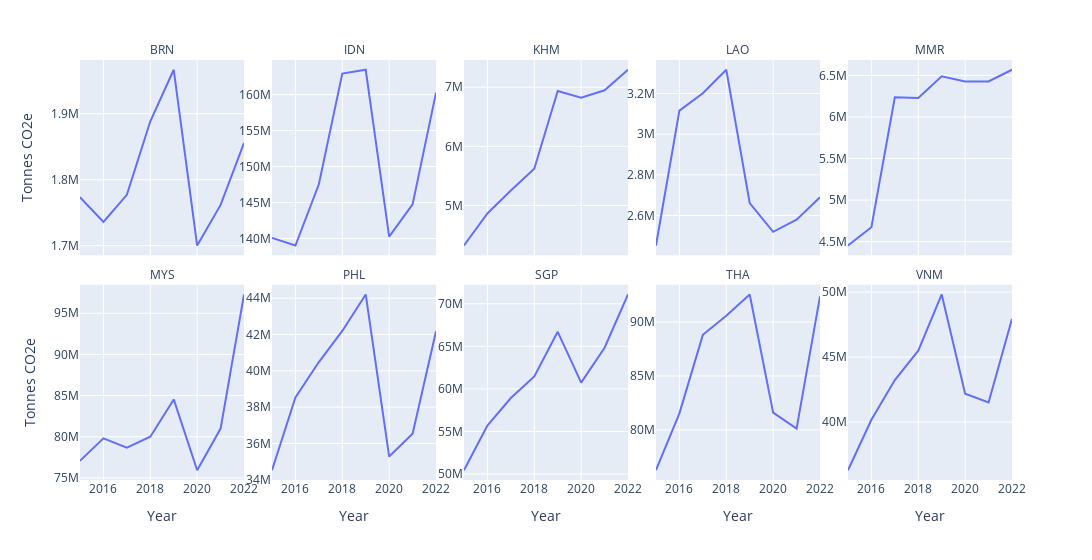

Notebook code for this chart:
### Code cell
df_transport_group = df_transport.groupby(["iso3_country","sector","Year"],as_index=False)[["emissions_quantity"]].sum()

fig = px.line(df_transport_group,x="Year",y="emissions_quantity",facet_col="iso3_country",facet_col_wrap=5,width=2000,facet_col_spacing=0.03)

fig.update_yaxes(matches=None)
fig.for_each_yaxis(lambda yaxis: yaxis.update(showticklabels=True))
fig.for_each_annotation(lambda a: a.update(text=a.text.split("=")[1]))
fig.for_each_trace(lambda t: t.update(name=t.name.split("=")[0]))

fig.update_layout(
    yaxis=dict(
        title_text="Tonnes CO2e",
    ),    
    yaxis6=dict(
        title_text="Tonnes CO2e",
    ),  )


fig.show()

### Figure 1 — Plotly figure (JSON) as saved in the notebook; plotly's stock layout.template omitted (floating-point values rounded to 4 significant figures)
{"data": [{"hovertemplate": "iso3_country=BRN<br>Year=%{x}<br>emissions_quantity=%{y}<extra></extra>", "legendgroup": "", "line": {"color": "#636efa", "dash": "solid"}, "marker": {"symbol": "circle"}, "mode": "lines", "name": "", "orientation": "v", "showlegend": false, "type": "scatter", "x": [2015, 2016, 2017, 2018, 2019, 2020, 2021, 2022], "xaxis": "x6", "y": [1773000.0, 1736000.0, 1777000.0, 1889000.0, 1967000.0, 1700000.0, 1762000.0, 1856000.0], "yaxis": "y6"}, {"hovertemplate": "iso3_country=IDN<br>Year=%{x}<br>emissions_quantity=%{y}<extra></extra>", "legendgroup": "", "line": {"color": "#636efa", "dash": "solid"}, "marker": {"symbol": "circle"}, "mode": "lines", "name": "", "orientation": "v", "showlegend": false, "type": "scatter", "x": [2015, 2016, 2017, 2018, 2019, 2020, 2021, 2022], "xaxis": "x7", "y": [140100000.0, 139000000.0, 147500000.0, 162900000.0, 163400000.0, 140300000.0, 144700000.0, 160300000.0], "yaxis": "y7"}, {"hovertemplate": "iso3_country=KHM<br>Year=%{x}<br>emissions_quantity=%{y}<extra></extra>", "legendgroup": "", "line": {"color": "#636efa", "dash": "solid"}, "marker": {"symbol": "circle"}, "mode": "lines", "name": "", "orientation": "v", "showlegend": false, "type": "scatter", "x": [2015, 2016, 2017, 2018, 2019, 2020, 2021, 2022], "xaxis": "x8", "y": [4321000.0, 4864000.0, 5252000.0, 5620000.0, 6936000.0, 6823000.0, 6950000.0, 7296000.0], "yaxis": "y8"}, {"hovertemplate": "iso3_country=LAO<br>Year=%{x}<br>emissions_quantity=%{y}<extra></extra>", "legendgroup": "", "line": {"color": "#636efa", "dash": "solid"}, "marker": {"symbol": "circle"}, "mode": "lines", "name": "", "orientation": "v", "showlegend": false, "type": "scatter", "x": [2015, 2016, 2017, 2018, 2019, 2020, 2021, 2022], "xaxis": "x9", "y": [2452000.0, 3116000.0, 3202000.0, 3317000.0, 2661000.0, 2520000.0, 2579000.0, 2690000.0], "yaxis": "y9"}, {"hovertemplate": "iso3_country=MMR<br>Year=%{x}<br>emissions_quantity=%{y}<extra></extra>", "legendgroup": "", "line": {"color": "#636efa", "dash": "solid"}, "marker": {"symbol": "circle"}, "mode": "lines", "name": "", "orientation": "v", "showlegend": false, "type": "scatter", "x": [2015, 2016, 2017, 2018, 2019, 2020, 2021, 2022], "xaxis": "x10", "y": [4453000.0, 4674000.0, 6236000.0, 6228000.0, 6489000.0, 6428000.0, 6426000.0, 6568000.0], "yaxis": "y10"}, {"hovertemplate": "iso3_country=MYS<br>Year=%{x}<br>emissions_quantity=%{y}<extra></extra>", "legendgroup": "", "line": {"color": "#636efa", "dash": "solid"}, "marker": {"symbol": "circle"}, "mode": "lines", "name": "", "orientation": "v", "showlegend": false, "type": "scatter", "x": [2015, 2016, 2017, 2018, 2019, 2020, 2021, 2022], "xaxis": "x", "y": [77080000.0, 79810000.0, 78690000.0, 80000000.0, 84540000.0, 75940000.0, 81000000.0, 97280000.0], "yaxis": "y"}, {"hovertemplate": "iso3_country=PHL<br>Year=%{x}<br>emissions_quantity=%{y}<extra></extra>", "legendgroup": "", "line": {"color": "#636efa", "dash": "solid"}, "marker": {"symbol": "circle"}, "mode": "lines", "name": "", "orientation": "v", "showlegend": false, "type": "scatter", "x": [2015, 2016, 2017, 2018, 2019, 2020, 2021, 2022], "xaxis": "x2", "y": [34530000.0, 38530000.0, 40480000.0, 42200000.0, 44210000.0, 35280000.0, 36530000.0, 42180000.0], "yaxis": "y2"}, {"hovertemplate": "iso3_country=SGP<br>Year=%{x}<br>emissions_quantity=%{y}<extra></extra>", "legendgroup": "", "line": {"color": "#636efa", "dash": "solid"}, "marker": {"symbol": "circle"}, "mode": "lines", "name": "", "orientation": "v", "showlegend": false, "type": "scatter", "x": [2015, 2016, 2017, 2018, 2019, 2020, 2021, 2022], "xaxis": "x3", "y": [50450000.0, 55690000.0, 58920000.0, 61450000.0, 66700000.0, 60740000.0, 64830000.0, 71090000.0], "yaxis": "y3"}, {"hovertemplate": "iso3_country=THA<br>Year=%{x}<br>emissions_quantity=%{y}<extra></extra>", "legendgroup": "", "line": {"color": "#636efa", "dash": "solid"}, "marker": {"symbol": "circle"}, "mode": "lines", "name": "", "orientation": "v", "showlegend": false, "type": "scatter", "x": [2015, 2016, 2017, 2018, 2019, 2020, 2021, 2022], "xaxis": "x4", "y": [76260000.0, 81530000.0, 88810000.0, 90590000.0, 92550000.0, 81600000.0, 80120000.0, 92370000.0], "yaxis": "y4"}, {"hovertemplate": "iso3_country=VNM<br>Year=%{x}<br>emissions_quantity=%{y}<extra></extra>", "legendgroup": "", "line": {"color": "#636efa", "dash": "solid"}, "marker": {"symbol": "circle"}, "mode": "lines", "name": "", "orientation": "v", "showlegend": false, "type": "scatter", "x": [2015, 2016, 2017, 2018, 2019, 2020, 2021, 2022], "xaxis": "x5", "y": [36300000.0, 40180000.0, 43240000.0, 45500000.0, 49820000.0, 42190000.0, 41520000.0, 47950000.0], "yaxis": "y5"}], "layout": {"annotations": [{"font": {}, "showarrow": false, "text": "MYS", "x": 0.088, "xanchor": "center", "xref": "paper", "y": 0.465, "yanchor": "bottom", "yref": "paper"}, {"font": {}, "showarrow": false, "text": "PHL", "x": 0.294, "xanchor": "center", "xref": "paper", "y": 0.465, "yanchor": "bottom", "yref": "paper"}, {"font": {}, "showarrow": false, "text": "SGP", "x": 0.5, "xanchor": "center", "xref": "paper", "y": 0.465, "yanchor": "bottom", "yref": "paper"}, {"font": {}, "showarrow": false, "text": "THA", "x": 0.706, "xanchor": "center", "xref": "paper", "y": 0.465, "yanchor": "bottom", "yref": "paper"}, {"font": {}, "showarrow": false, "text": "VNM", "x": 0.912, "xanchor": "center", "xref": "paper", "y": 0.465, "yanchor": "bottom", "yref": "paper"}, {"font": {}, "showarrow": false, "text": "BRN", "x": 0.088, "xanchor": "center", "xref": "paper", "y": 1.0, "yanchor": "bottom", "yref": "paper"}, {"font": {}, "showarrow": false, "text": "IDN", "x": 0.294, "xanchor": "center", "xref": "paper", "y": 1.0, "yanchor": "bottom", "yref": "paper"}, {"font": {}, "showarrow": false, "text": "KHM", "x": 0.5, "xanchor": "center", "xref": "paper", "y": 1.0, "yanchor": "bottom", "yref": "paper"}, {"font": {}, "showarrow": false, "text": "LAO", "x": 0.706, "xanchor": "center", "xref": "paper", "y": 1.0, "yanchor": "bottom", "yref": "paper"}, {"font": {}, "showarrow": false, "text": "MMR", "x": 0.912, "xanchor": "center", "xref": "paper", "y": 1.0, "yanchor": "bottom", "yref": "paper"}], "legend": {"tracegroupgap": 0}, "margin": {"t": 60}, "width": 2000, "xaxis": {"anchor": "y", "domain": [0, 0.176], "title": {"text": "Year"}}, "xaxis10": {"anchor": "y10", "domain": [0.824, 1], "matches": "x", "showticklabels": false}, "xaxis2": {"anchor": "y2", "domain": [0.206, 0.382], "matches": "x", "title": {"text": "Year"}}, "xaxis3": {"anchor": "y3", "domain": [0.412, 0.588], "matches": "x", "title": {"text": "Year"}}, "xaxis4": {"anchor": "y4", "domain": [0.618, 0.794], "matches": "x", "title": {"text": "Year"}}, "xaxis5": {"anchor": "y5", "domain": [0.824, 1], "matches": "x", "title": {"text": "Year"}}, "xaxis6": {"anchor": "y6", "domain": [0, 0.176], "matches": "x", "showticklabels": false}, "xaxis7": {"anchor": "y7", "domain": [0.206, 0.382], "matches": "x", "showticklabels": false}, "xaxis8": {"anchor": "y8", "domain": [0.412, 0.588], "matches": "x", "showticklabels": false}, "xaxis9": {"anchor": "y9", "domain": [0.618, 0.794], "matches": "x", "showticklabels": false}, "yaxis": {"anchor": "x", "domain": [0, 0.465], "showticklabels": true, "title": {"text": "Tonnes CO2e"}}, "yaxis10": {"anchor": "x10", "domain": [0.535, 1.0], "showticklabels": true}, "yaxis2": {"anchor": "x2", "domain": [0, 0.465], "showticklabels": true}, "yaxis3": {"anchor": "x3", "domain": [0, 0.465], "showticklabels": true}, "yaxis4": {"anchor": "x4", "domain": [0, 0.465], "showticklabels": true}, "yaxis5": {"anchor": "x5", "domain": [0, 0.465], "showticklabels": true}, "yaxis6": {"anchor": "x6", "domain": [0.535, 1.0], "showticklabels": true, "title": {"text": "Tonnes CO2e"}}, "yaxis7": {"anchor": "x7", "domain": [0.535, 1.0], "showticklabels": true}, "yaxis8": {"anchor": "x8", "domain": [0.535, 1.0], "showticklabels": true}, "yaxis9": {"anchor": "x9", "domain": [0.535, 1.0], "showticklabels": true}}}
